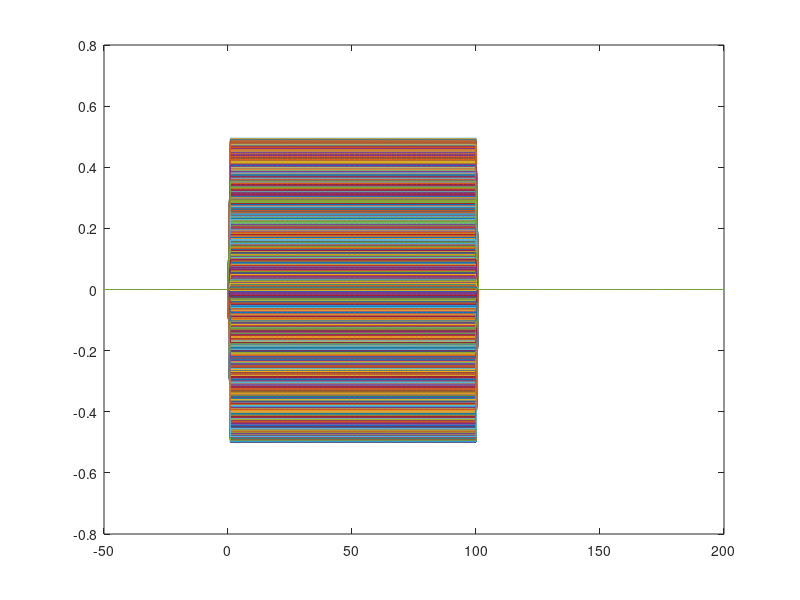
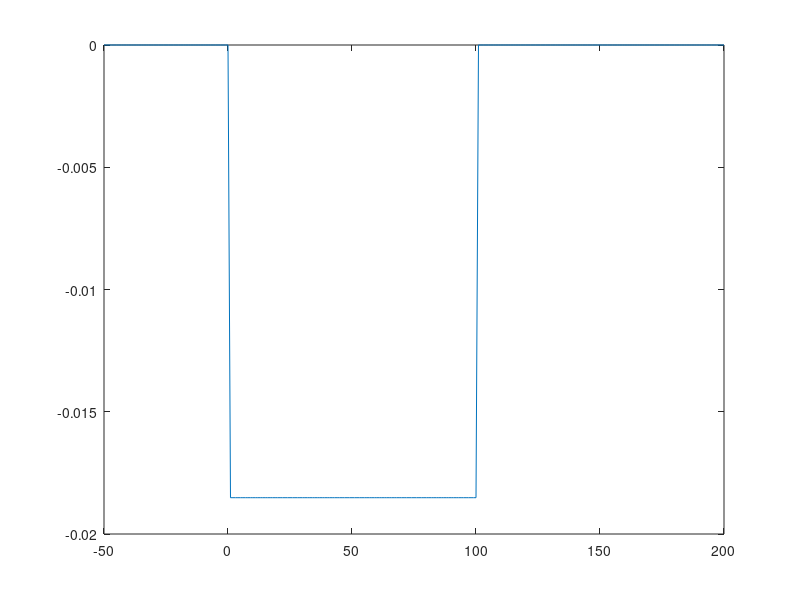
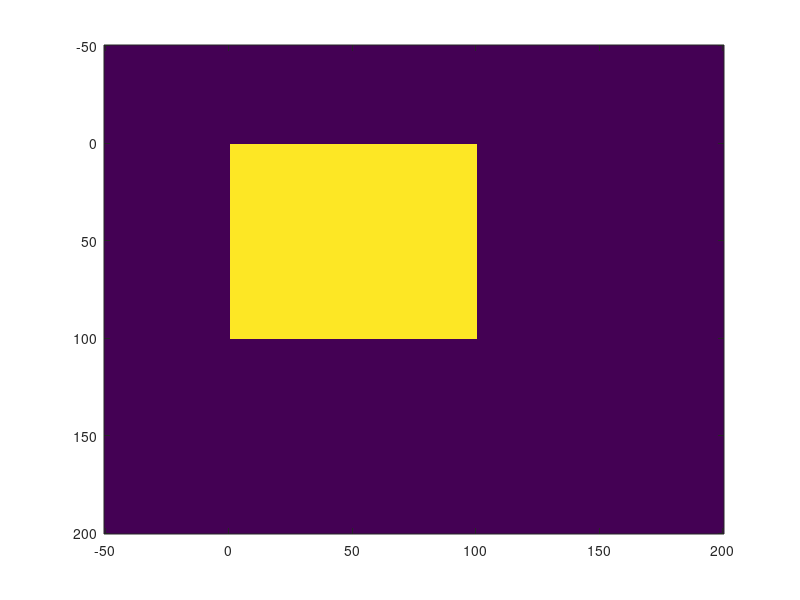
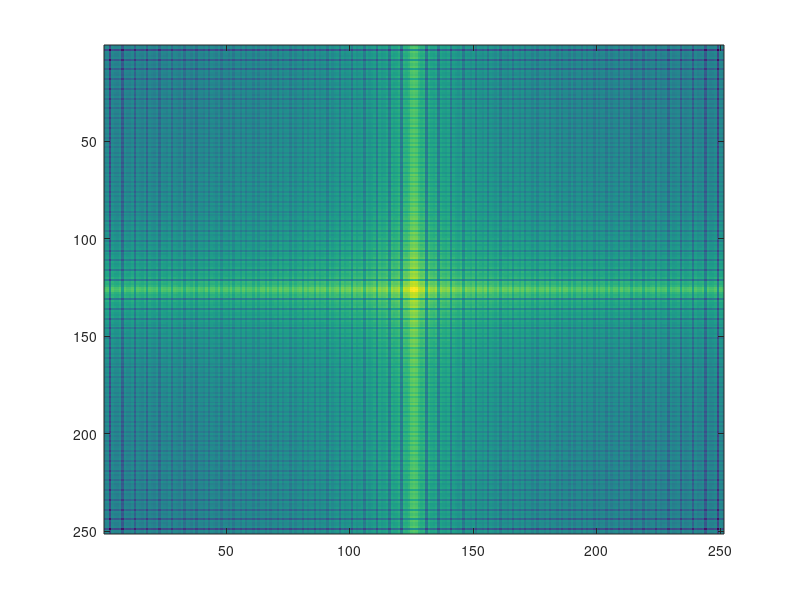

Reproduce these figures in MATLAB, in order.
K = 2000;
n = -50:200;
A = rand(K,1) - 1/2;

mask = ((n > 0) - (n - 100 > 0));


x = A* mask ;

mask2D = repmat(mask,K,1);

x = A .* mask2D;

mean_val = mean(x);

Acor = x'*x/K;

Sd = 20*log10(fftshift(abs(fft2(Acor))));

figure;
plot(n,x);

figure;
plot(n,mean_val);



figure; imagesc(n,n,Acor)

figure; imagesc(Sd)